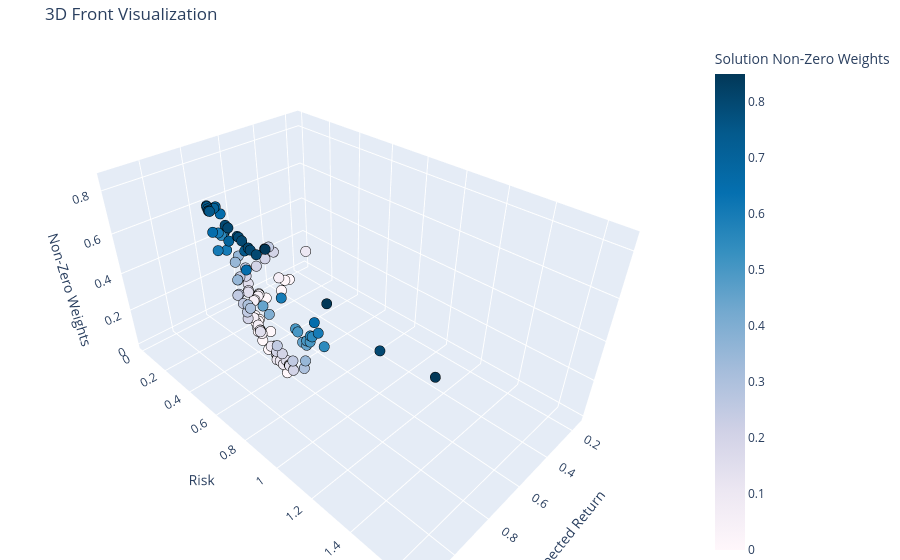

The cell this chart's notebook holds for it:
### Code cell
GS_basic.plot_front_real_3D(solutions_varied, color=True, colorscale="pubu")

### Figure 1 — Plotly figure (JSON) as saved in the notebook; plotly's stock layout.template omitted (floating-point values rounded to 4 significant figures; data arrays with more than 128 entries replaced by an {"elided": "..."} marker saying what was removed)
{"data": [{"marker": {"cmax": 0.85, "cmin": 0, "color": {"elided": "150 float values"}, "colorbar": {"title": {"text": "Solution Non-Zero Weights"}}, "colorscale": [[0, "rgb(255,247,251)"], [0.125, "rgb(236,231,242)"], [0.25, "rgb(208,209,230)"], [0.375, "rgb(166,189,219)"], [0.5, "rgb(116,169,207)"], [0.625, "rgb(54,144,192)"], [0.75, "rgb(5,112,176)"], [0.875, "rgb(4,90,141)"], [1, "rgb(2,56,88)"]], "line": {"color": "black", "width": 1}, "size": 6}, "mode": "markers", "name": "Front Solutions", "type": "scatter3d", "x": {"elided": "150 float values"}, "y": {"elided": "150 float values"}, "z": {"elided": "150 float values"}}], "layout": {"margin": {"b": 0, "l": 0, "r": 0, "t": 40}, "scene": {"xaxis": {"title": {"text": "Expected Return"}}, "yaxis": {"title": {"text": "Risk"}}, "zaxis": {"title": {"text": "Non-Zero Weights"}}}, "title": {"text": "3D Front Visualization"}}}
